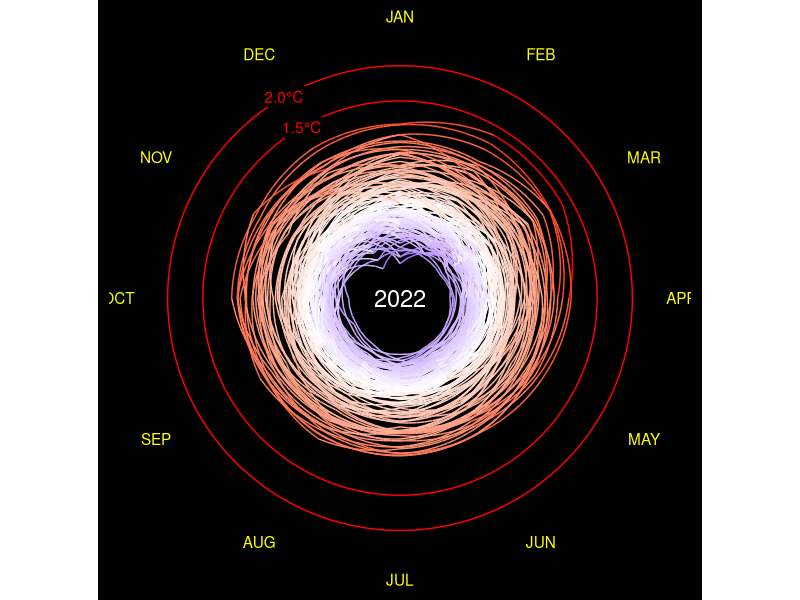
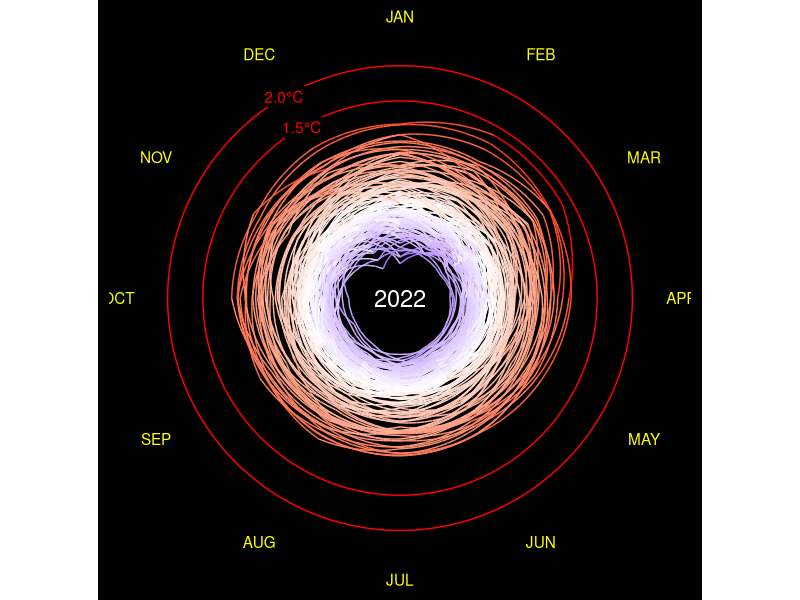

The R source for these figures, in order:
library(tidyverse)
library(gganimate)



# Plot: There are data in preceding year and next year.
# Need to create 3 separated dataframes

t_diff <- 
  read_csv("data/GLB.Ts+dSST.csv", skip = 1, na = "***") %>% #load CSV file, skip 1st rows
  select(year = Year, month.abb) %>% #month.abb is constant R build-in. which is the same as our datatype
  # Tidy dataframe by converting month in 1 column accept for year
  #Pivot dataframe for all columns except for year column, Give a name of month column
  pivot_longer(-year, names_to = "month", values_to = "t_diff") %>%
  drop_na() #Ignore NA value
  

# Create 3 Separated dataframe
# Create dataframe for preceding December
# last_dec <-
#   t_diff %>%
#   filter(month == "Dec") %>% #Filter December
#   mutate(year = year + 1,   #Calculate preceding year by using the original data
#          month = "last_Dec") #Rename Dec to last_Dec

# Create dataframe for next Jan
next_jan <-
  t_diff %>%
  filter(month == "Jan") %>% #Filter January
  mutate(year = year - 1,    # Add extra year
         month = "next_Jan") # Rename it

#Combine 3 dataframes
t_data <- 
  bind_rows(t_diff,next_jan) %>%
  mutate(month = factor(month, levels = c(month.abb, "next_Jan")), #Order months into numerical order rather than alphabet order, define month as a factor
         month_number = as.numeric(month)) %>% #Remove previous December to remove zero from dataframe
  arrange(year, month) %>% # arrange year and month       
  filter(year != 1879) %>% # we dont need 1879
  mutate(step_number = 1:nrow(.)) #Add row number. 1:nrow(.) means count from 1 to the end of row in this dataframe. need to count step over the row
  
  
  annotation <-
    t_data %>% #create new dataframe from 2022
    slice_max(year) %>%
    slice_max(month_number)
 
temp_line <- #Create text at specific position
  tibble(
    x = 12,
    y = c(1.5, 2.0),
    labels = c("1.5\u00B0C", "2.0\u00B0C")
  )

#Create dataframe for tangential month to the ciricle
month_label <-
  tibble(
    x = 1:12,
    labels = toupper(month.abb), #Convert month label to capital letters
    y = 2.7
  )

 
# a <-  
  t_data %>% ggplot(aes(x = month_number, 
             y = t_diff, 
             group = year, 
             color = t_diff), inherit.aes = FALSE) +
    # geom_rect(aes(xmin = 1, xmax = 13, ymin = -2, ymax = 2.4), # create black circle background
    #           color = "black", fill = "black",
    #           inherit.aes = FALSE)+ 
   geom_hline(yintercept = c(1.5, 2.0), color = "red") + # Add white line at 1.5 and 2.0 y intercept
  geom_label(data = temp_line, aes(x = x, y = y, label = labels), #Add label and coloring
             color = "red", fill = "black", label.size = 0,
             inherit.aes = FALSE)+
   
  geom_label(aes(x = 1, y = -1.3, label = year),  #geom_label it provides a background
               color = "white", fill = "black",
               label.size = 0,
               size = 6) +
  geom_line()+
  geom_text(data = month_label, aes(x = x, y = y, label = labels), # Add month label back to the position
              color = "yellow",
              inherit.aes = FALSE#,
              #angle = seq(360-360/12, 0, length.out = 12) #Assign angle to the month label
    ) +
  # scale_x_continuous(breaks = 1:12, #Set x axis and its coordinator
  #                    labels = month.abb,
  #                    expand = c(0,0),
  #                    sec.axis = dup_axis(name = NULL, labels = NULL)) +
  scale_y_continuous(breaks = seq(-2,2,0.2),
                     limits = c(-2,2.7),
                     expand = c(0,-0.7), # expand grid. First is an addition. Second is an multiplication.
                     sec.axis = dup_axis(name = NULL, labels = NULL)) + #Rescale y axis
  scale_color_gradient2(low = "blue", high = "red", mid = "white", midpoint = 0, #Change the color to continuous scale. Re-scale the legend
                        guide = "none") + #Remove legend 
  coord_polar(start = 0)+ #Set polar 5 minutes off. "start" measures thing in radius 
  labs(x = NULL, # Add label
      y = NULL,
      title = NULL) + 
  theme(
    panel.background = element_rect(fill = "black"), #Add black color and white border. Increase border line size
    plot.background = element_rect(fill = "black", color = "black"),
    panel.grid = element_blank(), # Remove grid line color
    axis.text.x = element_blank(),
    axis.text.y = element_blank(),
    axis.ticks = element_blank(),
    axis.title = element_blank(),
    plot.title = element_blank()
  )#+
  # transition_manual(frames = year, cumulative = TRUE)  #Add data and keep the old data in gganimate only
   
ggsave("figures/climate_spiral_nasa.png", width = 4.155, height = 4.5, unit = "in", dpi = 300)
 
# animate(a, width = 4.155, height = 4.5, unit = "in", res = 300
#         # nframes = nrow(t_data),
#         # fps = nrow(t_data)/12/60/60
#         )
# anim_save("figures/climate_spiral.gif")
# 
# animate(a, width = 4.155, height = 4.5, unit = "in", res = 300,
#         renderer = av_renderer("figures/climate_spiral.mp4")
# )
